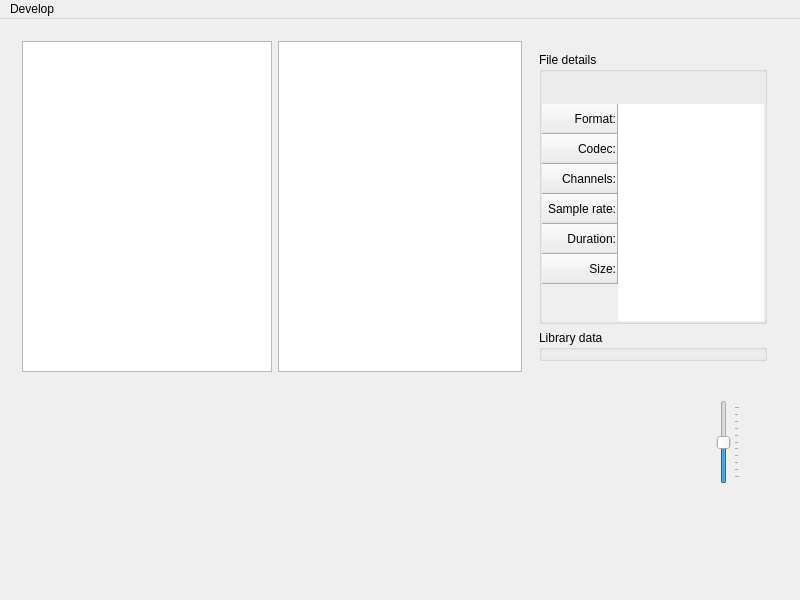
<?xml version="1.0" encoding="UTF-8"?>
<ui version="4.0">
 <class>MainWindow</class>
 <widget class="QMainWindow" name="MainWindow">
  <property name="geometry">
   <rect>
    <x>0</x>
    <y>0</y>
    <width>800</width>
    <height>600</height>
   </rect>
  </property>
  <property name="windowTitle">
   <string>WAVExplorer</string>
  </property>
  <widget class="QWidget" name="centralWidget">
   <layout class="QVBoxLayout" name="verticalLayout">
    <item>
     <widget class="QWidget" name="browserArea" native="true">
      <property name="sizePolicy">
       <sizepolicy hsizetype="Preferred" vsizetype="Preferred">
        <horstretch>0</horstretch>
        <verstretch>0</verstretch>
       </sizepolicy>
      </property>
      <layout class="QHBoxLayout" name="horizontalLayout">
       <item>
        <widget class="QTreeView" name="treeView">
         <property name="sizePolicy">
          <sizepolicy hsizetype="Expanding" vsizetype="Expanding">
           <horstretch>1</horstretch>
           <verstretch>0</verstretch>
          </sizepolicy>
         </property>
         <property name="minimumSize">
          <size>
           <width>250</width>
           <height>0</height>
          </size>
         </property>
         <property name="editTriggers">
          <set>QAbstractItemView::NoEditTriggers</set>
         </property>
         <property name="showDropIndicator" stdset="0">
          <bool>false</bool>
         </property>
         <property name="selectionBehavior">
          <enum>QAbstractItemView::SelectRows</enum>
         </property>
         <property name="iconSize">
          <size>
           <width>24</width>
           <height>24</height>
          </size>
         </property>
         <property name="autoExpandDelay">
          <number>100</number>
         </property>
         <property name="rootIsDecorated">
          <bool>false</bool>
         </property>
         <property name="uniformRowHeights">
          <bool>true</bool>
         </property>
         <property name="animated">
          <bool>true</bool>
         </property>
         <property name="allColumnsShowFocus">
          <bool>true</bool>
         </property>
         <property name="headerHidden">
          <bool>true</bool>
         </property>
         <property name="expandsOnDoubleClick">
          <bool>false</bool>
         </property>
        </widget>
       </item>
       <item>
        <widget class="QTreeView" name="files">
         <property name="sizePolicy">
          <sizepolicy hsizetype="Expanding" vsizetype="Expanding">
           <horstretch>2</horstretch>
           <verstretch>0</verstretch>
          </sizepolicy>
         </property>
         <property name="alternatingRowColors">
          <bool>true</bool>
         </property>
         <property name="iconSize">
          <size>
           <width>32</width>
           <height>32</height>
          </size>
         </property>
         <property name="rootIsDecorated">
          <bool>false</bool>
         </property>
         <property name="itemsExpandable">
          <bool>false</bool>
         </property>
         <property name="sortingEnabled">
          <bool>true</bool>
         </property>
         <property name="expandsOnDoubleClick">
          <bool>false</bool>
         </property>
        </widget>
       </item>
       <item>
        <widget class="QWidget" name="infoArea" native="true">
         <property name="sizePolicy">
          <sizepolicy hsizetype="Preferred" vsizetype="Preferred">
           <horstretch>1</horstretch>
           <verstretch>0</verstretch>
          </sizepolicy>
         </property>
         <property name="minimumSize">
          <size>
           <width>250</width>
           <height>0</height>
          </size>
         </property>
         <property name="maximumSize">
          <size>
           <width>300</width>
           <height>16777215</height>
          </size>
         </property>
         <layout class="QVBoxLayout" name="verticalLayout_4">
          <item>
           <widget class="QGroupBox" name="groupBox">
            <property name="styleSheet">
             <string notr="true"/>
            </property>
            <property name="title">
             <string>File details</string>
            </property>
            <layout class="QVBoxLayout" name="verticalLayout_2">
             <property name="leftMargin">
              <number>0</number>
             </property>
             <property name="topMargin">
              <number>12</number>
             </property>
             <property name="rightMargin">
              <number>0</number>
             </property>
             <property name="bottomMargin">
              <number>0</number>
             </property>
             <item>
              <widget class="QLabel" name="filename">
               <property name="text">
                <string/>
               </property>
               <property name="wordWrap">
                <bool>true</bool>
               </property>
               <property name="margin">
                <number>4</number>
               </property>
              </widget>
             </item>
             <item>
              <widget class="QTableWidget" name="details">
               <property name="frameShape">
                <enum>QFrame::NoFrame</enum>
               </property>
               <property name="lineWidth">
                <number>0</number>
               </property>
               <property name="verticalScrollBarPolicy">
                <enum>Qt::ScrollBarAlwaysOff</enum>
               </property>
               <property name="horizontalScrollBarPolicy">
                <enum>Qt::ScrollBarAlwaysOff</enum>
               </property>
               <property name="sizeAdjustPolicy">
                <enum>QAbstractScrollArea::AdjustToContents</enum>
               </property>
               <property name="autoScroll">
                <bool>false</bool>
               </property>
               <property name="tabKeyNavigation">
                <bool>false</bool>
               </property>
               <property name="showDropIndicator" stdset="0">
                <bool>false</bool>
               </property>
               <property name="selectionMode">
                <enum>QAbstractItemView::NoSelection</enum>
               </property>
               <property name="showGrid">
                <bool>false</bool>
               </property>
               <property name="cornerButtonEnabled">
                <bool>false</bool>
               </property>
               <attribute name="horizontalHeaderVisible">
                <bool>false</bool>
               </attribute>
               <attribute name="horizontalHeaderHighlightSections">
                <bool>false</bool>
               </attribute>
               <attribute name="verticalHeaderHighlightSections">
                <bool>false</bool>
               </attribute>
               <row>
                <property name="text">
                 <string>Format:</string>
                </property>
                <property name="textAlignment">
                 <set>AlignTrailing|AlignVCenter</set>
                </property>
               </row>
               <row>
                <property name="text">
                 <string>Codec:</string>
                </property>
                <property name="textAlignment">
                 <set>AlignTrailing|AlignVCenter</set>
                </property>
               </row>
               <row>
                <property name="text">
                 <string>Channels:</string>
                </property>
                <property name="textAlignment">
                 <set>AlignTrailing|AlignVCenter</set>
                </property>
               </row>
               <row>
                <property name="text">
                 <string>Sample rate:</string>
                </property>
                <property name="textAlignment">
                 <set>AlignTrailing|AlignVCenter</set>
                </property>
               </row>
               <row>
                <property name="text">
                 <string>Duration:</string>
                </property>
                <property name="textAlignment">
                 <set>AlignTrailing|AlignVCenter</set>
                </property>
               </row>
               <row>
                <property name="text">
                 <string>Size:</string>
                </property>
                <property name="textAlignment">
                 <set>AlignTrailing|AlignVCenter</set>
                </property>
               </row>
               <column>
                <property name="text">
                 <string>Value</string>
                </property>
               </column>
              </widget>
             </item>
            </layout>
           </widget>
          </item>
          <item>
           <widget class="QGroupBox" name="groupBox_2">
            <property name="title">
             <string>Library data</string>
            </property>
           </widget>
          </item>
         </layout>
        </widget>
       </item>
      </layout>
     </widget>
    </item>
    <item>
     <widget class="QWidget" name="editorArea" native="true">
      <property name="sizePolicy">
       <sizepolicy hsizetype="Preferred" vsizetype="Preferred">
        <horstretch>0</horstretch>
        <verstretch>0</verstretch>
       </sizepolicy>
      </property>
      <property name="minimumSize">
       <size>
        <width>0</width>
        <height>200</height>
       </size>
      </property>
      <property name="maximumSize">
       <size>
        <width>16777215</width>
        <height>200</height>
       </size>
      </property>
      <layout class="QHBoxLayout" name="horizontalLayout_2">
       <item>
        <widget class="QLabel" name="peaks">
         <property name="text">
          <string/>
         </property>
         <property name="scaledContents">
          <bool>true</bool>
         </property>
        </widget>
       </item>
       <item>
        <widget class="QWidget" name="meterArea" native="true">
         <property name="maximumSize">
          <size>
           <width>100</width>
           <height>16777215</height>
          </size>
         </property>
         <widget class="QSlider" name="level">
          <property name="geometry">
           <rect>
            <x>37</x>
            <y>0</y>
            <width>25</width>
            <height>84</height>
           </rect>
          </property>
          <property name="focusPolicy">
           <enum>Qt::NoFocus</enum>
          </property>
          <property name="maximum">
           <number>100</number>
          </property>
          <property name="value">
           <number>50</number>
          </property>
          <property name="invertedControls">
           <bool>false</bool>
          </property>
          <property name="tickPosition">
           <enum>QSlider::TicksBelow</enum>
          </property>
         </widget>
        </widget>
       </item>
      </layout>
     </widget>
    </item>
   </layout>
  </widget>
  <widget class="QMenuBar" name="menuBar">
   <property name="geometry">
    <rect>
     <x>0</x>
     <y>0</y>
     <width>800</width>
     <height>27</height>
    </rect>
   </property>
   <widget class="QMenu" name="menuDevelop">
    <property name="title">
     <string>Develop</string>
    </property>
    <addaction name="actionSound_settings"/>
    <addaction name="actionTest"/>
   </widget>
   <addaction name="menuDevelop"/>
  </widget>
  <action name="actionSound_settings">
   <property name="icon">
    <iconset theme="edit-cut"/>
   </property>
   <property name="text">
    <string>Sound settings...</string>
   </property>
   <property name="toolTip">
    <string>Sound settings dialog</string>
   </property>
  </action>
  <action name="actionTest">
   <property name="text">
    <string>Test</string>
   </property>
  </action>
 </widget>
 <layoutdefault spacing="6" margin="11"/>
 <resources/>
 <connections/>
</ui>
